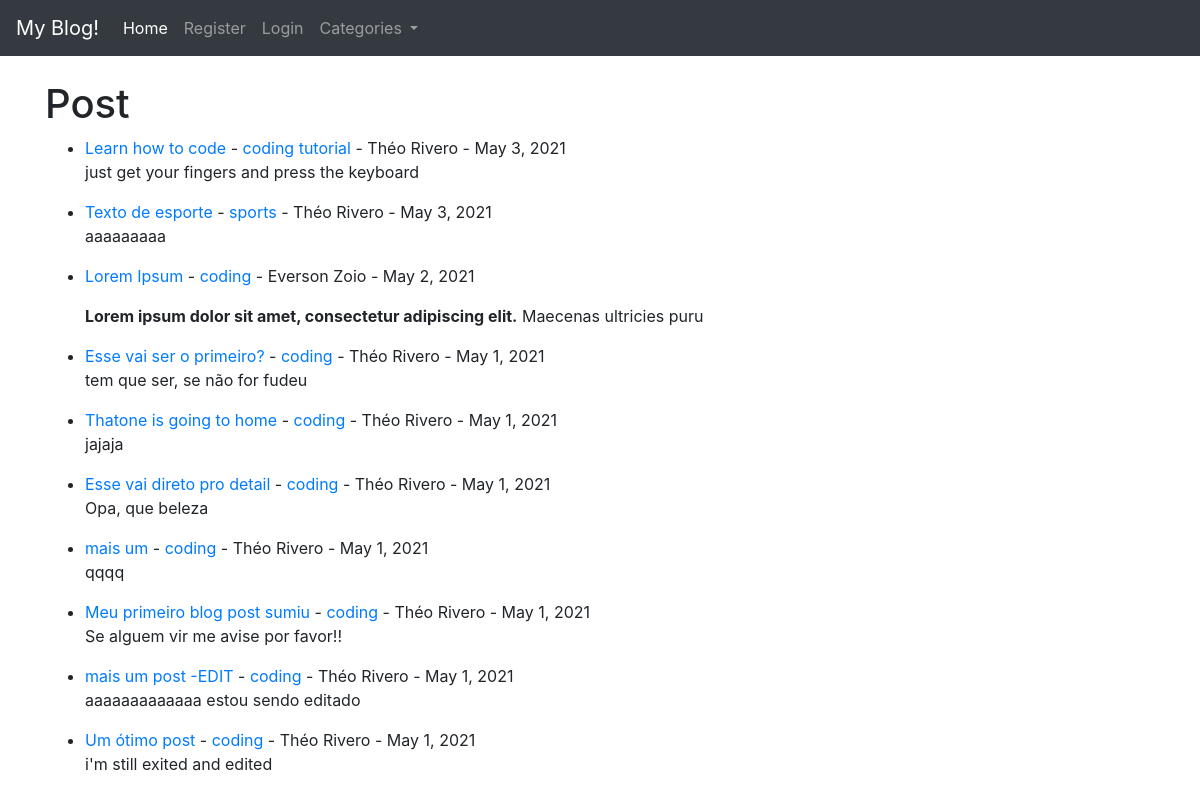
The app's page /, older data.
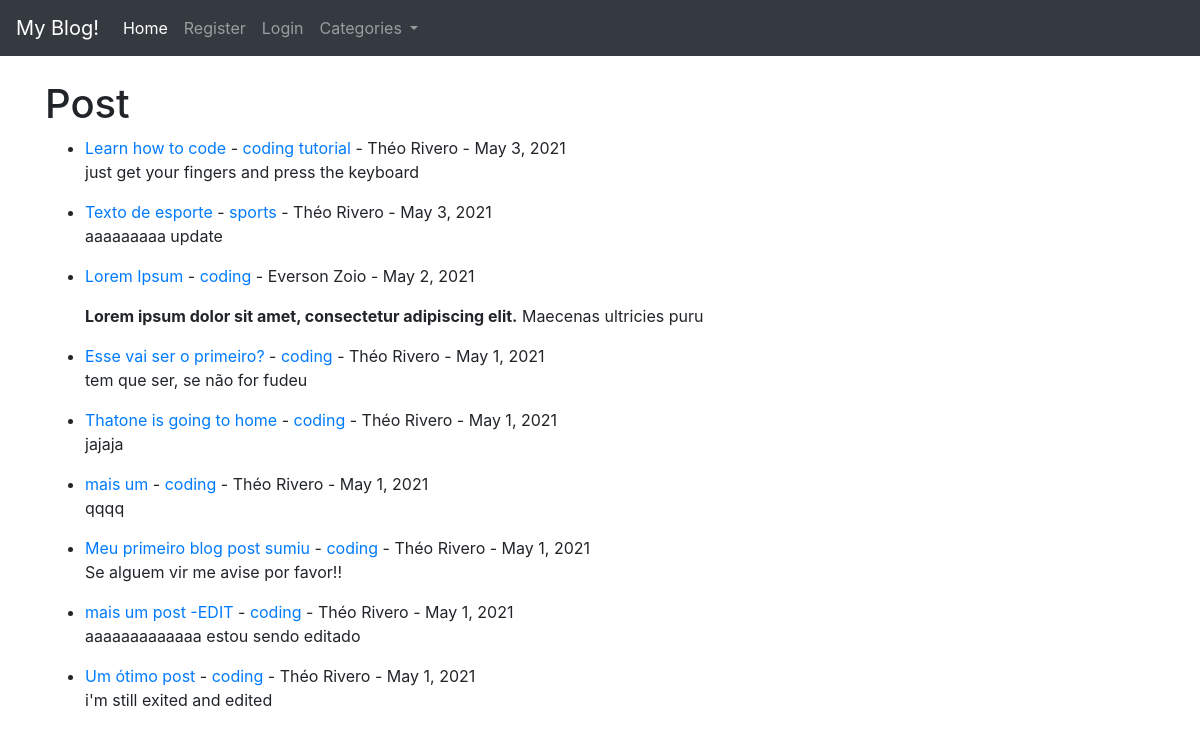
The same page, newer data.
### theblog/models.py (models this page shows, shortened)
class Post(models.Model):
	title = models.CharField(max_length=255)
	title_tag = models.CharField(max_length=255)
	author = models.ForeignKey(User, on_delete=models.CASCADE) #models.CASCADE caso o user seja apagado todos os seus posts são apagados tbm
	body = models.TextField()
	post_date = models.DateField(auto_now_add=True)
	category = models.CharField(max_length=255, default='coding')
	likes = models.ManyToManyField(User, related_name='blog_post')

### theblog/views.py (the view)
# urls.py: path('', HomeView.as_view(), name='home'),
class HomeView(ListView):
	model = Post
	template_name = 'home.html'
	ordering = ['-id']
	def get_context_data(self, *args, **kwargs):
		cat_menu = Category.objects.all()
		context = super(HomeView,self).get_context_data(*args, **kwargs)
		context['cat_menu'] = cat_menu
		return context

### theblog/templates/home.html (shortened to what this page needs)
{% extends 'base.html' %}
{% block content %}
<h1>Post</h1>
<ul>
{% for post in object_list %}
	<li>
		<a href="{% url 'article-detail' post.id %}">{{post.title}}</a> -
		<a href="{% url 'category' post.category|slugify %}">{{post.category}}</a> -
		{{post.author.first_name}} {{post.author.last_name}} - {{post.post_date}}
		<p>{{post.body|slice:":100"|safe}}</p>
	</li>
{% endfor %}
</ul>
{% endblock %}

Row changes from the older to the newer data that the page shows:
removed Post: title "Esse vai direto pro detail", category "coding", author.first_name "Théo", author.last_name "Rivero", post_date "May 1, 2021", body "Opa, que beleza"
changed Post "Texto de esporte": body "aaaaaaaaa" → "aaaaaaaaa update"
